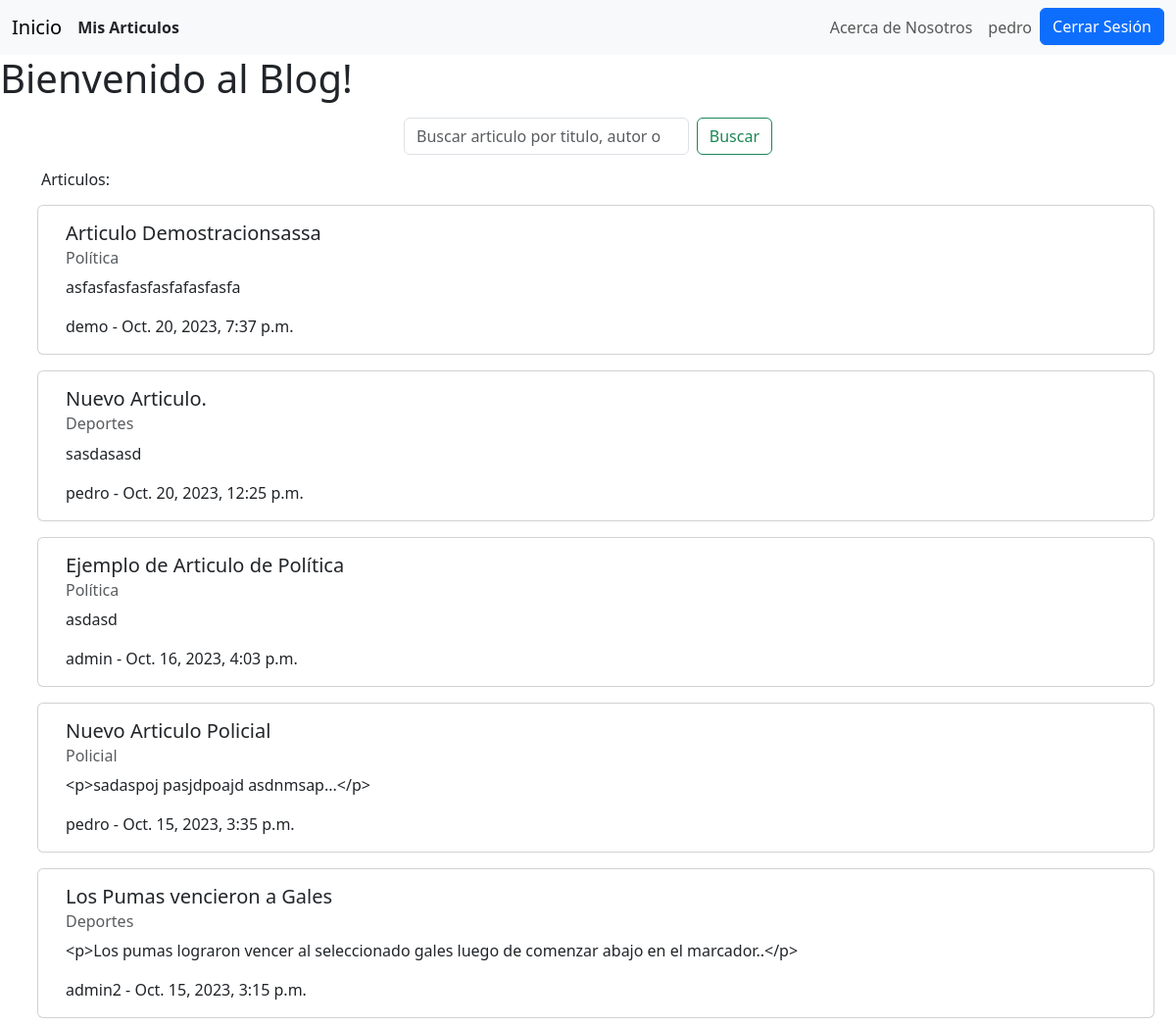
The page / (signed in) on the database as committed earlier.
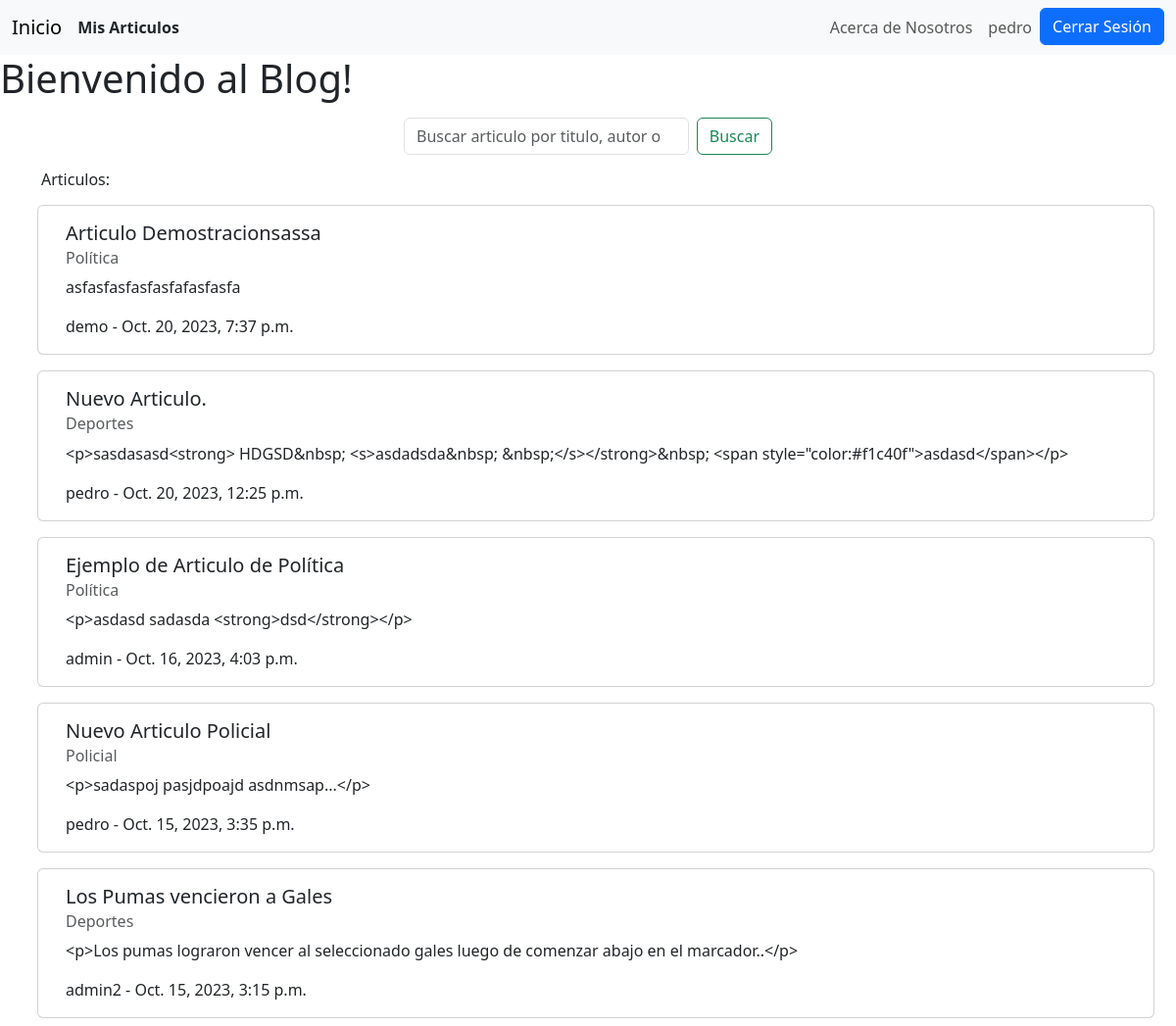
The same page on the database as committed later.
### AppBlog/models.py (models this page shows, shortened)
class Articulo(models.Model):
    categoria = models.ForeignKey(Categoria, blank=True, on_delete=models.CASCADE, null=True)
    autor = models.ForeignKey(User, blank=True, on_delete=models.CASCADE, null=True)
    titulo = models.CharField(max_length=50)
    subtitulo = models.CharField(max_length=50, blank=True, null=True)
    texto = RichTextField()
    imagen = models.ImageField(upload_to='imagenes', null=True, blank=True)
    fecha_publicacion = models.DateTimeField(auto_now_add=True)

class Categoria(models.Model):
    nombre = models.CharField(max_length=50)
    def __str__(self):
        return self.nombre

### AppBlog/views.py (the view)
# urls.py: path('', homepage, name='homepage')
def homepage(request):
    articulos = Articulo.objects.order_by('-fecha_publicacion')
    if request.GET.get("busqueda"):
        busqueda = request.GET.get("busqueda")
        if busqueda:
            articulos = Articulo.objects.filter(Q(titulo__icontains=busqueda) | Q(autor__username__icontains=busqueda) | Q(categoria__nombre__icontains=busqueda))
    return render(request, 'inicio.html', {'articulos': articulos})

### AppBlog/templates/inicio.html
{% extends 'base.html' %}
{% block contents %}
    <h1>Bienvenido al Blog!</h1>
    <div class="container col-lg-4 mt-3">
        <form class="d-flex" role="search">
            <input class="form-control me-2" type="search" placeholder="Buscar articulo por titulo, autor o categoria" aria-label="Search" name="busqueda">
            <button class="btn btn-outline-success" type="submit">Buscar</button>
        </form>
    </div>
    <div class="container mt-3">
        <h6>Articulos:</h6>
        <div class="d-flex row">
            {% if articulos %}
                {% for articulo in articulos %}
                    <div class="card m-2 col-12">
                        <div class="card-body">
                            <h5 class="card-title">{{ articulo.titulo }}</h5>
                            <h6 class="card-subtitle mb-2 text-body-secondary">{{ articulo.categoria }}</h6>
                            <p class="card-text">{{ articulo.texto }}</p>
                            <p class="card-text">{{ articulo.autor }} - {{ articulo.fecha_publicacion }}</p>
                        </div>
                    </div>
                {% endfor %}
            {% else %}
                <p>No hay coincidencias.</p>
            {% endif %}
        </div>
    </div>
{% endblock %}

### AppBlog/templates/base.html (shortened to what this page needs)
<!DOCTYPE html>
<html lang="en">
<head>
    {% load static %}
    <link href="https://cdn.jsdelivr.net/npm/bootstrap@5.3.2/dist/css/bootstrap.min.css" rel="stylesheet">
    <link rel="stylesheet" type="text/css" href="{% static 'styles.css' %}">
</head>
<body>
    <header>
        <nav class="navbar navbar-expand-lg bg-body-tertiary">
            <div class="container-fluid">
                <a class="navbar-brand" href="{% url 'homepage' %}">Inicio</a>
                {% if request.user.is_authenticated %}
                    <a class="nav-link" href="{% url 'mis_articulos' %}"><b>Mis Articulos</b></a>
                {% endif %}
                <div class="collapse navbar-collapse justify-content-end">
                    <ul class="navbar-nav">
                        <li class="nav-item">
                            <a class="nav-link" href="{% url 'about_us' %}">Acerca de Nosotros</a>
                        </li>
                        {% if request.user.is_authenticated %}
                            <li class="nav-item">
                                <a class="nav-link" href="{% url 'ver_perfil' %}">{{request.user.username}}</a>
                            </li>
                            <li class="nav-item">
                                <a class="btn btn-primary" href="{% url 'logout' %}">Cerrar Sesión</a>
                            </li>
                        {% endif %}
                    </ul>
                </div>
            </div>
        </nav>
    </header>
    {% block contents %}
    {% endblock%}
</body>
</html>

Rows that differ between the two databases and show on the page:
changed Articulo "Nuevo Articulo.": texto "sasdasasd" → "<p>sasdasasd<strong> HDGSD&nbsp; <s>asdadsda&nbsp; &nbsp;</s></strong>&nbsp; <span style=\"color:#f1c40f\">asdasd</span></p>"
changed Articulo "Ejemplo de Articulo de Política": texto "asdasd" → "<p>asdasd sadasda <strong>dsd</strong></p>"
